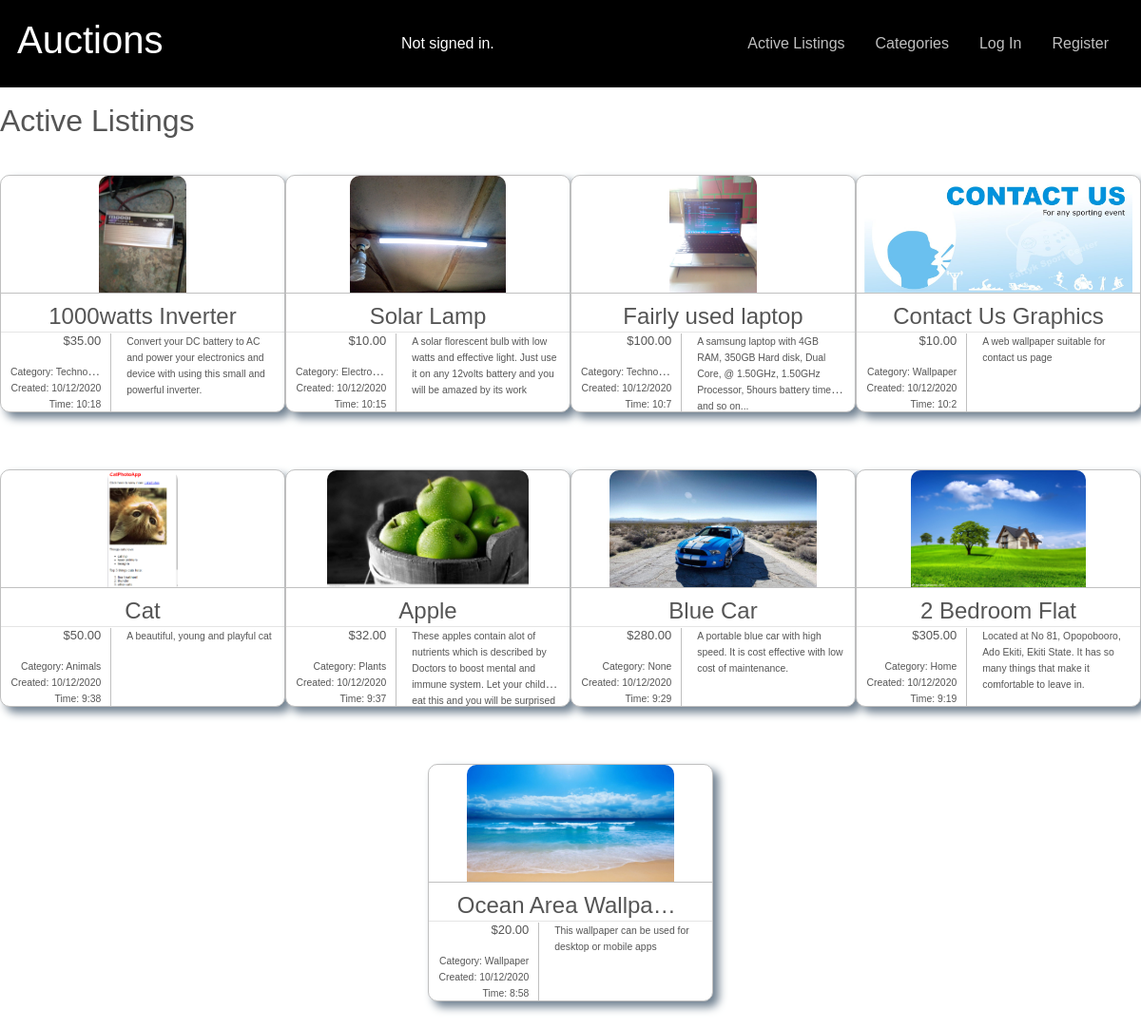
Before: / with the older database file.
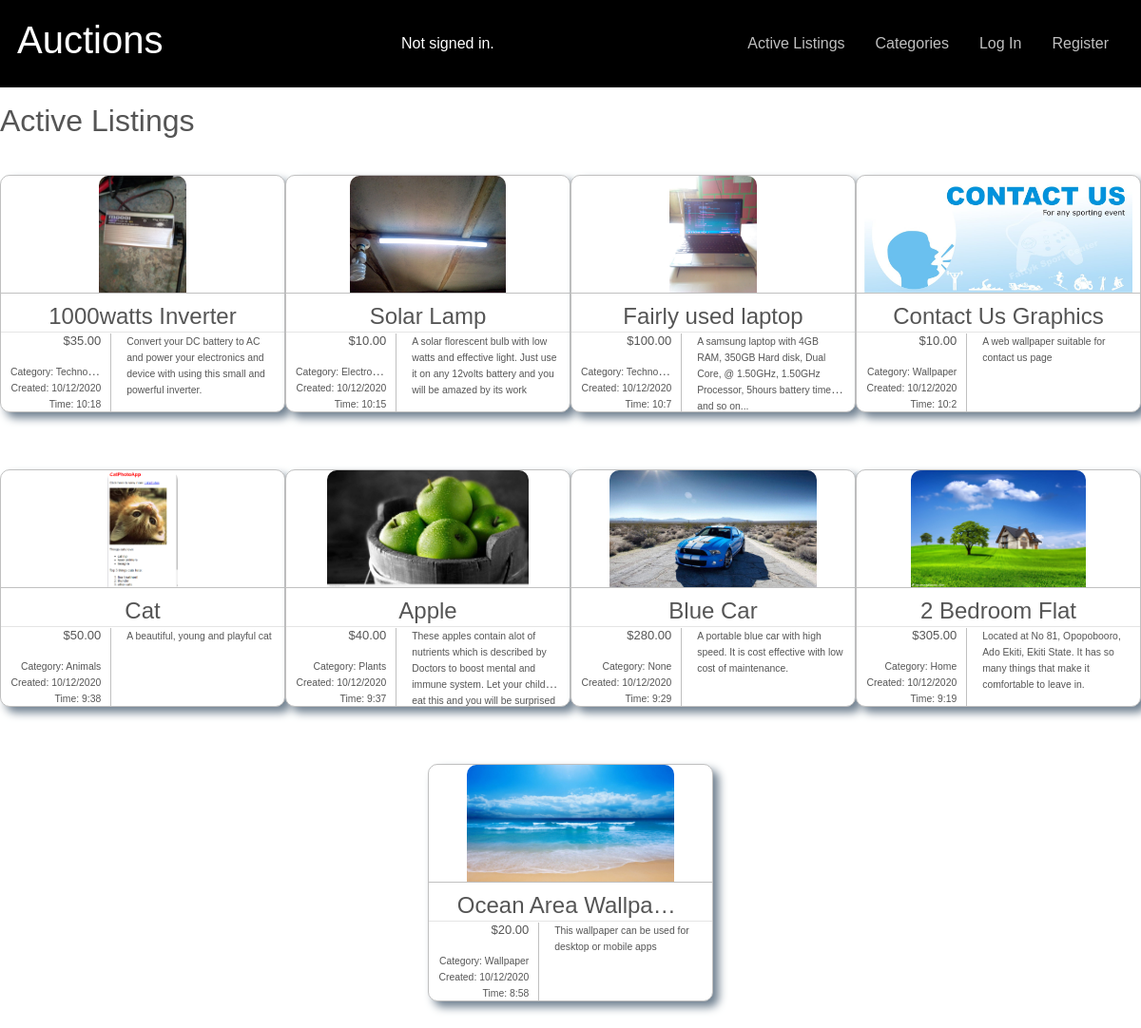
After: the same page with the newer database file.
### auctions/models.py (models this page shows, shortened)
class Listing(models.Model):
    title = models.CharField(max_length=64)
    description = models.TextField(max_length=300)
    c_price = models.IntegerField()
    image = models.ImageField(upload_to=image_directory_path)
    category = models.ForeignKey(Category, blank=True, null=True, on_delete=models.CASCADE, related_name="input_cat")
    highest_bidder = models.ForeignKey(User, blank=True, null=True, on_delete=models.CASCADE, related_name="highest_bidder")
    user = models.ForeignKey(User, blank=True, null= True, on_delete=models.CASCADE, related_name="uploader")
    date = models.DateTimeField(auto_now_add=True, null=True)

class Category(models.Model):
    category = models.CharField(max_length=20, unique=True)

### auctions/views.py (the view)
# urls.py: path("", views.index, name="index"),
def index(request):
    listings = Listing.objects.all()[::-1]
    for listing in listings:
        item = re.sub("^.*/auctions/", "/auctions/", listing.image.url)
        listing.image = item
    return render(request, "auctions/index.html",{
        "listings":listings,
        "title":"Active Listings",
    })

### auctions/templates/auctions/index.html (shortened to what this page needs)
{% extends "auctions/layout.html" %}
{% load static %}
{% block head %}
    <link rel="stylesheet" href="{% static 'auctions/index.css' %}">
{% endblock %}
{% block body %}
<h2>{{title}}</h2>
    <section class="main">
        {% for listing in listings %}
            <section class="item-container">
                <a href="{% url 'listing' listing.id %}"><div class="for-img"><img src="{% static listing.image %}" alt="image here"></div>
                    <h4 class="list-title">{{listing.title}}</h4>
                    <hr>
                        <div class="for-content">
                            <div class="price">
                                <p>${{listing.c_price}}.00</p>
                                <small>Category: <span>{{ listing.category.category }}</span></small><br>
                                <small>Created: <span>{{listing.date.day }}/{{listing.date.month}}/{{listing.date.year }}</span></small><br>
                                <small>Time: <span>{{listing.date.hour }}:{{listing.date.minute}}</span></small>
                            </div>
                            <div class="description"><small>{{listing.description}}</small></div>
                        </div>
                    </a>
            </section>
        {% empty %}
            No Active Listing
        {% endfor %}
    </section>
{% endblock %}

Changed rows visible on the page:
changed Listing "Apple": c_price "32" → "40"
